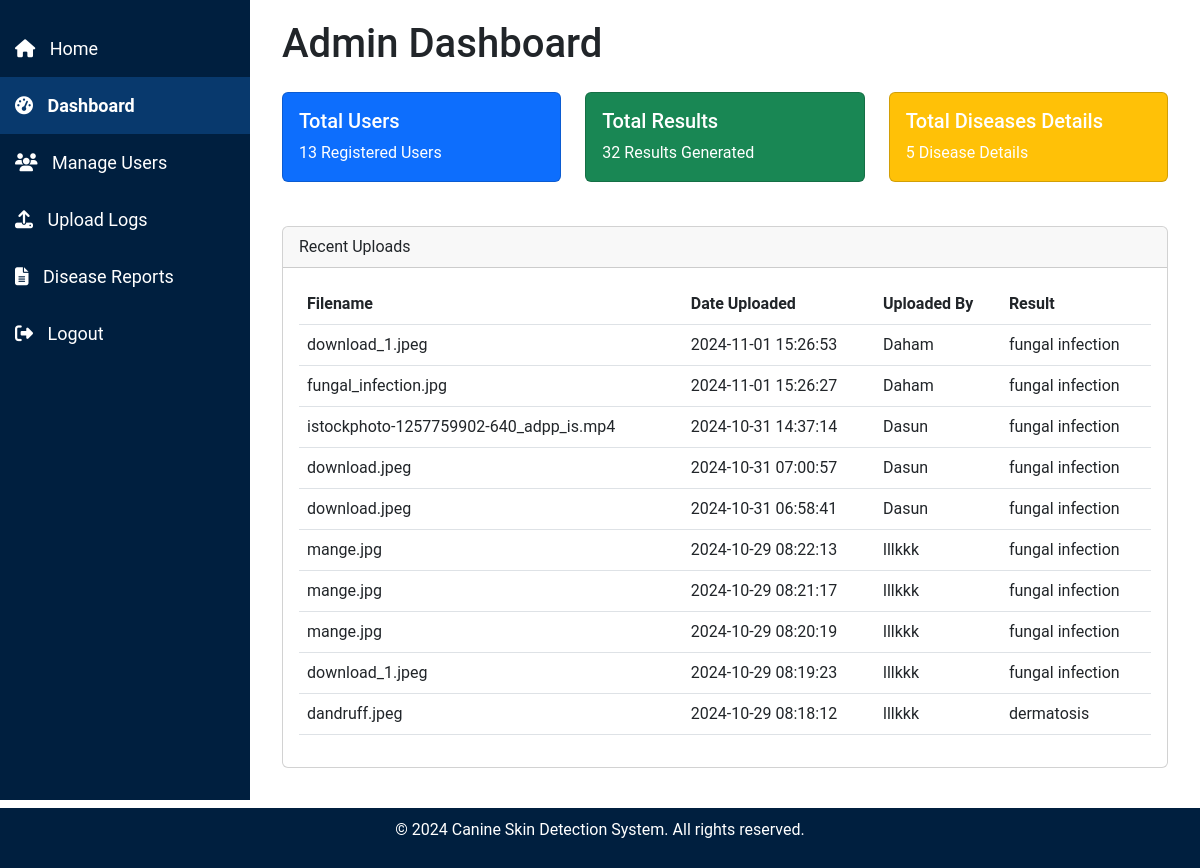
Before: /admin/admin_dashboard (signed in) with the older database file.
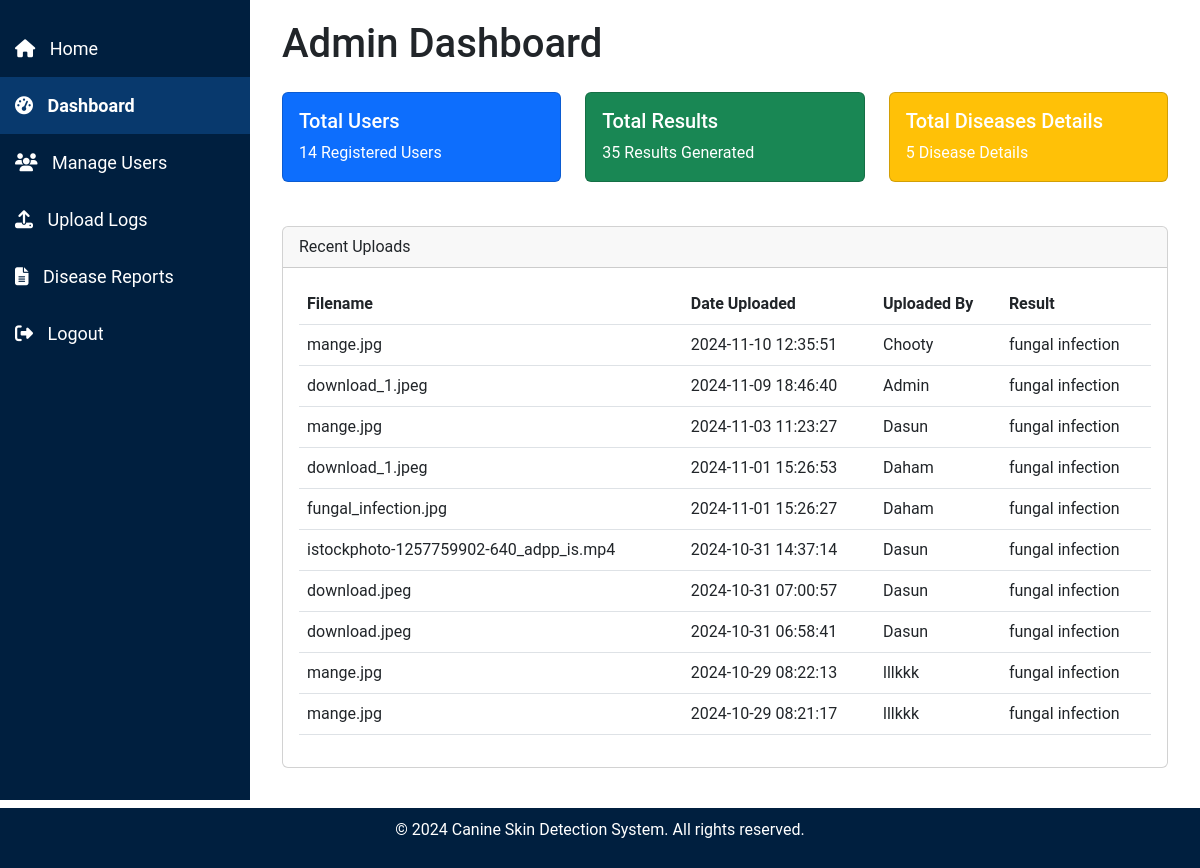
After: the same page with the newer database file.
### tables this page shows
CREATE TABLE uploads (
    id INTEGER PRIMARY KEY AUTOINCREMENT,
    filename TEXT NOT NULL,
    upload_date TIMESTAMP DEFAULT CURRENT_TIMESTAMP,
    file_type TEXT NOT NULL,
    result TEXT NOT NULL,  -- Add a column for storing the result (disease name)
    username TEXT NOT NULL  -- Store the username instead of user_id
);

### admin.py (the view)
@admin.route('/admin_dashboard')
def admin_dashboard():
    if 'user' not in session or session.get('role') != 'admin':
        flash('Access denied! Admins only.', 'danger')
        return redirect(url_for('index'))
    conn = get_db_connection()
    total_users = conn.execute('SELECT COUNT(*) FROM users').fetchone()[0]
    total_uploads = conn.execute('SELECT COUNT(*) FROM uploads').fetchone()[0]
    total_reports = conn.execute('SELECT COUNT(*) FROM diseases').fetchone()[0]
    recent_uploads = conn.execute('SELECT filename, upload_date, username, result FROM uploads ORDER BY upload_date DESC LIMIT 10').fetchall()
    conn.close()
    return render_template('admin/admin_dashboard.html', total_users=total_users, total_reports=total_reports, total_uploads=total_uploads, recent_uploads=recent_uploads)

### db.py (called while the page is built)
def get_db_connection():
    conn = sqlite3.connect('site.db')
    conn.row_factory = sqlite3.Row  # Allows accessing rows as dictionaries
    return conn

### templates/admin/admin_dashboard.html (shortened to what this page needs)
<!DOCTYPE html>
<html lang="en">
<head>
    <link href="https://cdn.jsdelivr.net/npm/bootstrap@5.3.0-alpha1/dist/css/bootstrap.min.css" rel="stylesheet">
    <link rel="stylesheet" href="{{ url_for('static', filename='css/admin_styles.css') }}">
</head>
<body>
    {% include 'partials/admin_sidebar.html' %}
    <div class="content">
        <div class="container-fluid">
            <h1 class="mb-4">Admin Dashboard</h1>
            <div class="row">
                <div class="col-lg-4 col-md-6">
                    <div class="card text-white bg-primary">
                        <div class="card-body">
                            <h5 class="card-title">Total Users</h5>
                            <p class="card-text">{{ total_users }} Registered Users</p>
                        </div>
                    </div>
                </div>
                <div class="col-lg-4 col-md-6">
                    <div class="card text-white bg-success">
                        <div class="card-body">
                            <h5 class="card-title">Total Results</h5>
                            <p class="card-text">{{ total_uploads }} Results Generated</p>
                        </div>
                    </div>
                </div>
                <div class="col-lg-4 col-md-6">
                    <div class="card text-white bg-warning">
                        <div class="card-body">
                            <h5 class="card-title">Total Diseases Details</h5>
                            <p class="card-text">{{ total_reports }} Disease Details</p>
                        </div>
                    </div>
                </div>
            </div>
            <div class="card mt-4">
                <div class="card-header">
                    Recent Uploads
                </div>
                <div class="card-body">
                    <table class="table table-hover">
                        <thead>
                            <tr>
                                <th>Filename</th>
                                <th>Date Uploaded</th>
                                <th>Uploaded By</th>
                                <th>Result</th>
                            </tr>
                        </thead>
                        <tbody>
                            {% for upload in recent_uploads %}
                            <tr>
                                <td>{{ upload.filename }}</td>
                                <td>{{ upload.upload_date }}</td>
                                <td>{{ upload.username }}</td>
                                <td>{{ upload.result }}</td>
                            </tr>
                            {% endfor %}
                        </tbody>
                    </table>
                </div>
            </div>
        </div>
    </div>
    {% include 'partials/footer_admin.html' %}
</body>
</html>

Changed rows visible on the page:
no longer on this page (row unchanged): uploads: filename "mange.jpg", upload_date "2024-10-29 08:20:19", username "lllkkk", result "fungal infection"
no longer on this page (row unchanged): uploads: filename "download_1.jpeg", upload_date "2024-10-29 08:19:23", username "lllkkk", result "fungal infection"
no longer on this page (row unchanged): uploads: filename "dandruff.jpeg", upload_date "2024-10-29 08:18:12", username "lllkkk", result "dermatosis"
added uploads: filename "mange.jpg", upload_date "2024-11-10 12:35:51", username "Chooty", result "fungal infection"
added uploads: filename "download_1.jpeg", upload_date "2024-11-09 18:46:40", username "Admin", result "fungal infection"
added uploads: filename "mange.jpg", upload_date "2024-11-03 11:23:27", username "Dasun", result "fungal infection"
Other visible differences:
{{ total_users }}: "13" → "14"
{{ total_uploads }}: "32" → "35"
